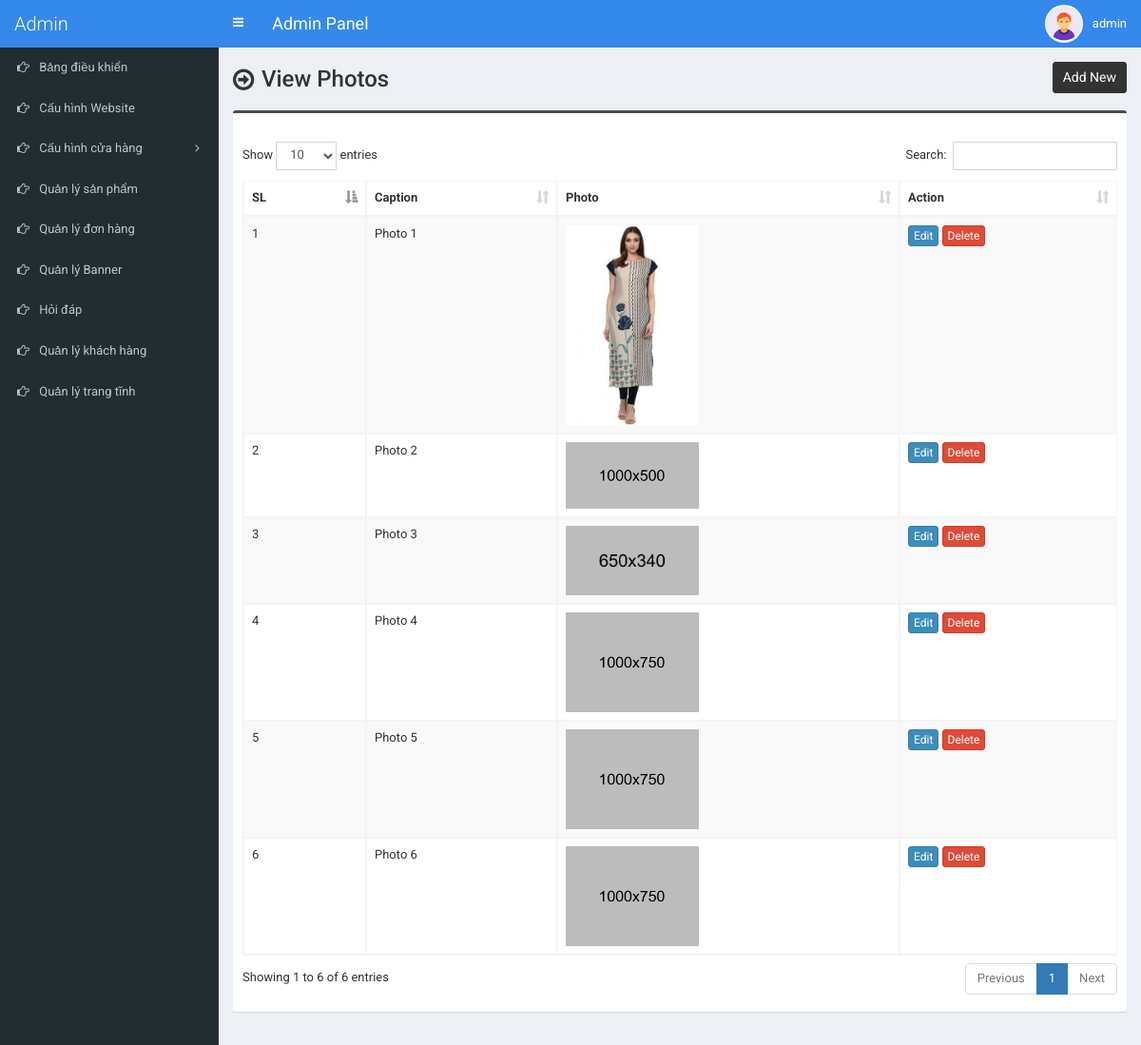
Screenshot of /admin/photo.php (signed in) with the database file from the repository.
### tables this page shows
CREATE TABLE `tbl_photo` (
  `id` int NOT NULL AUTO_INCREMENT,
  `caption` varchar(255) NOT NULL,
  `photo` varchar(255) NOT NULL,
  PRIMARY KEY (`id`)
);

### admin/photo.php (the view, shortened to what this page needs)
<?php require_once('header.php'); ?>
<section class="content-header">
	<div class="content-header-left">
		<h1>View Photos</h1>
	</div>
	<div class="content-header-right">
		<a href="photo-add.php" class="btn btn-primary btn-sm">Add New</a>
	</div>
</section>
<section class="content">
  <div class="row">
    <div class="col-md-12">
      <div class="box box-info">
        <div class="box-body table-responsive">
          <table id="example1" class="table table-bordered table-striped">
			<thead>
			    <tr>
			        <th>SL</th>
			        <th>Caption</th>
			        <th>Photo</th>
			        <th>Action</th>
			    </tr>
			</thead>
            <tbody>
            	<?php
            	$i=0;
            	$statement = $pdo->prepare("SELECT * FROM tbl_photo");
            	$statement->execute();
            	$result = $statement->fetchAll(PDO::FETCH_ASSOC);
            	foreach ($result as $row) {
            		$i++;
	            	?>
	                <tr>
	                    <td><?php echo $i; ?></td>
	                    <td><?php echo $row['caption']; ?></td>
	                    <td>
	                    	<img src="../assets/uploads/<?php echo $row['photo']; ?>" width="140">
	                    </td>
	                    <td>
	                        <a href="photo-edit.php?id=<?php echo $row['id']; ?>" class="btn btn-primary btn-xs">Edit</a>
	                        <a href="#" class="btn btn-danger btn-xs" data-href="photo-delete.php?id=<?php echo $row['id']; ?>" data-toggle="modal" data-target="#confirm-delete">Delete</a>
	                    </td>
	                </tr>
	                <?php
            	}
            	?>
            </tbody>
          </table>
        </div>
      </div>
</section>
<?php require_once('footer.php'); ?>

### admin/style.css (style rules this page uses)
body { font-size: 13px; font-family: 'Roboto', sans-serif; }
.content-header>h1, .content-header .content-header-left h1 { font-family: 'Roboto', sans-serif; }
.box-info { padding-top: 20px; }
.content-header { overflow: hidden; }
.content-header .content-header-left { float: left; padding-top: 5px; }
.content-header .content-header-right { float: right; }
.content-header .content-header-left h1 { margin-top: 0; margin-bottom: 0; padding-left: 30px; padding-bottom: 5px; font-size: 24px; position: relative; }
.content-header .content-header-left h1:before { position: absolute; top: 0; left: 0; font-family: 'FontAwesome', sans-serif; font-size: 26px; content: '\f18e'; }
.content-header .content-header-right a { position: relative; font-size: 14px; }
.box.box-info { border-top-color: #4c4c4c; }
.content-header .content-header-right a { background-color: #333333; border-color: #333333; }

### rows the page displays
tbl_photo: caption "Photo 1", photo (picture)
tbl_photo: caption "Photo 2", photo (picture)
tbl_photo: caption "Photo 3", photo (picture)
tbl_photo: caption "Photo 4", photo (picture)
tbl_photo: caption "Photo 5", photo (picture)
tbl_photo: caption "Photo 6", photo (picture)

### other values shown
$_SESSION['user']['full_name'] "admin"
